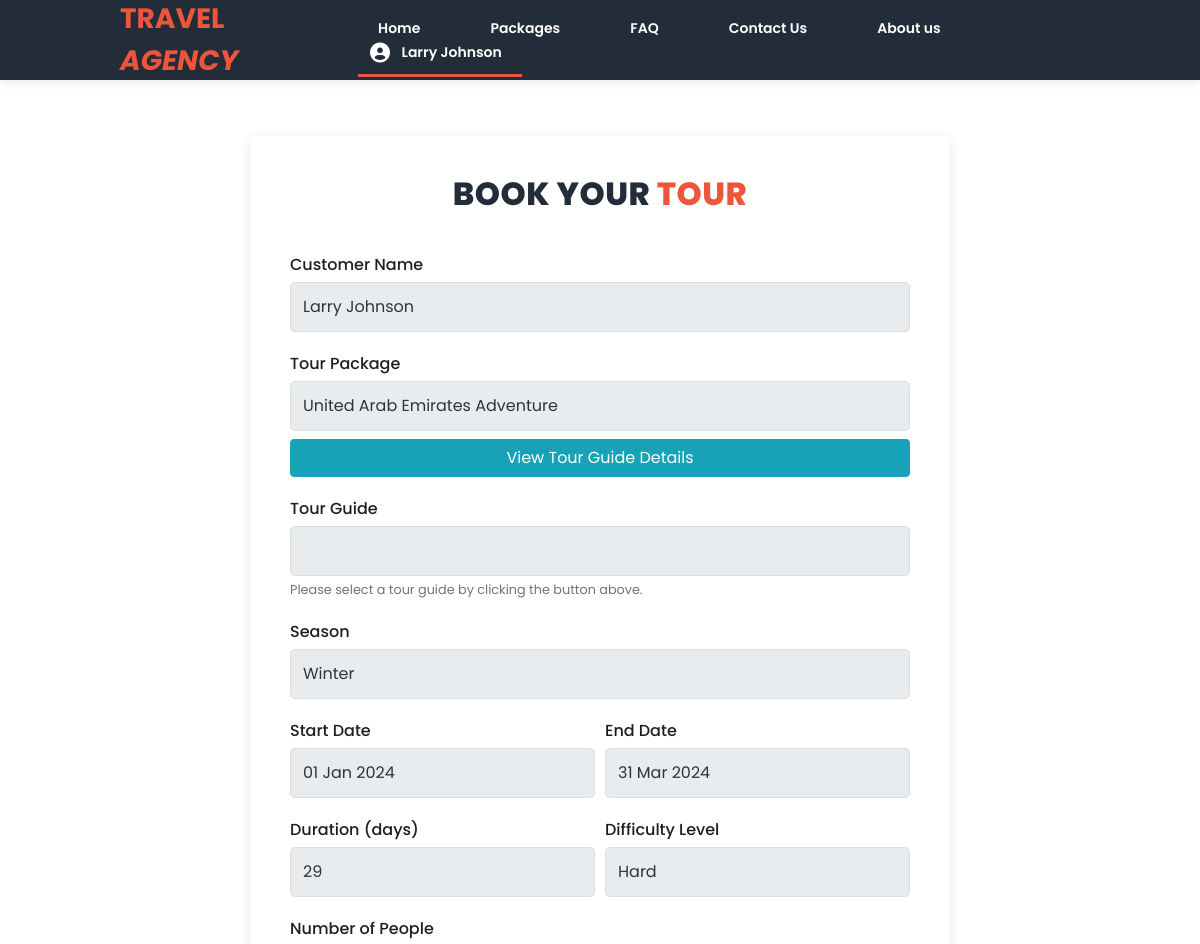
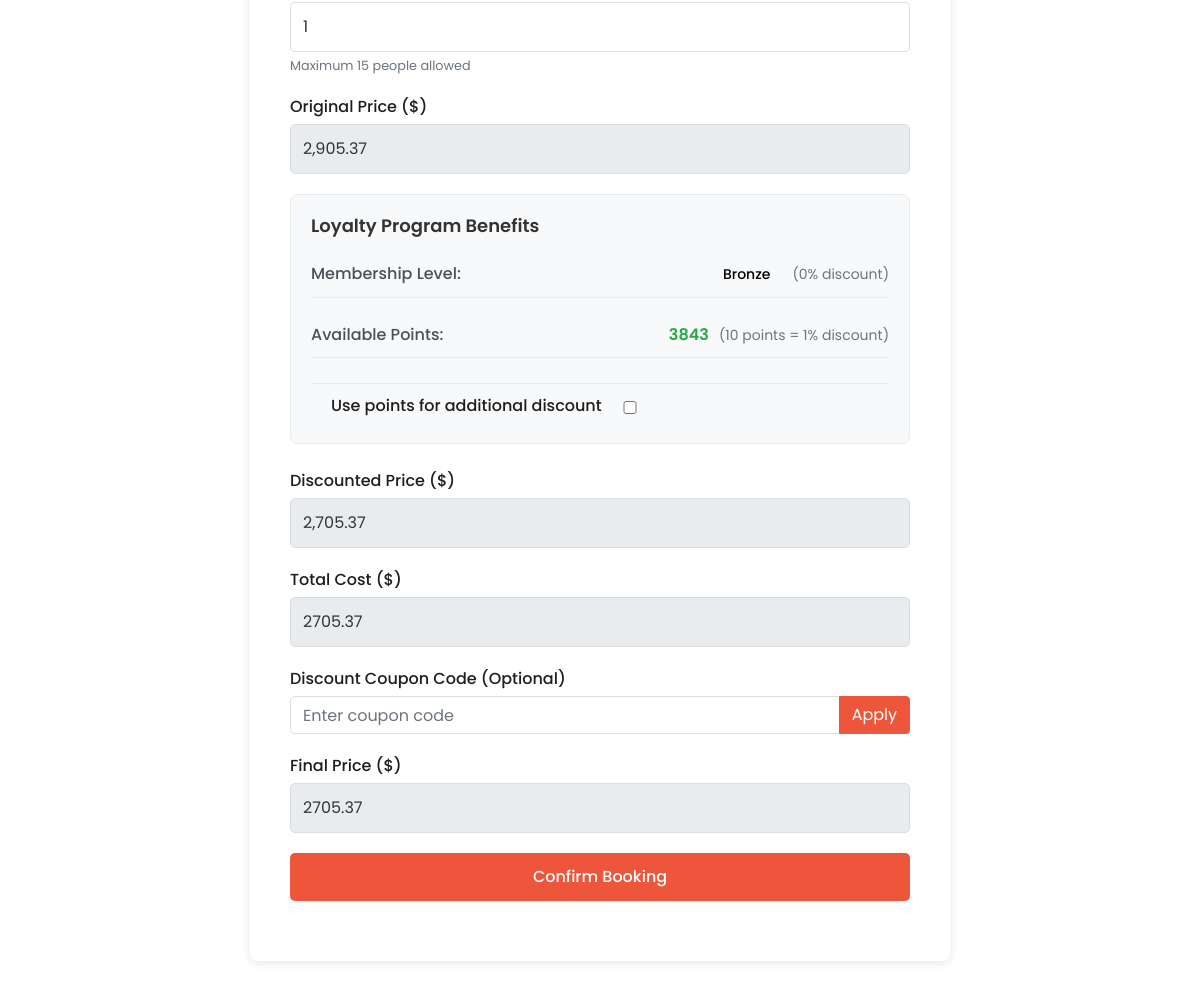
/booking.php?package_id=1&pricing_id=1&season=Winter&start_date=2024-01-01&end_date=2024-03-31&duration=29&difficulty=Hard&price=2705.37 (signed in), run on the app's committed database (2 pictures, top to bottom).
### tables this page shows
CREATE TABLE Customer (
    Customer_ID INT AUTO_INCREMENT PRIMARY KEY,
    Name VARCHAR(100) NOT NULL,
    Email VARCHAR(100) UNIQUE NOT NULL, 
    Phone VARCHAR(20) UNIQUE NOT NULL,
    Address TEXT,
    Date_Of_Birth DATE,
    Nationality VARCHAR(50),
    User_Type ENUM('Regular', 'Admin') NOT NULL,
    Password VARCHAR(20) NOT NULL
);

CREATE TABLE TourPackagePricing (
    Pricing_ID INT AUTO_INCREMENT PRIMARY KEY,
    TourPackage_ID INT,
    Season VARCHAR(50) NOT NULL,
    Price DECIMAL(10,2) NOT NULL,
    Start_Date DATE NOT NULL,
    End_Date DATE NOT NULL,
    Discounted_Price DECIMAL(10,2),
    FOREIGN KEY (TourPackage_ID) REFERENCES TourPackage(TourPackage_ID) ON DELETE CASCADE
);

CREATE TABLE TourPackage (
    TourPackage_ID INT AUTO_INCREMENT PRIMARY KEY,
    Name VARCHAR(100) NOT NULL,
    Price DECIMAL(10,2) NOT NULL,
    Duration INT NOT NULL,
    Max_People INT,
    Difficulty_Level ENUM('Easy', 'Moderate', 'Hard'),
    Description TEXT,
    Image_URL VARCHAR(255)
);

CREATE TABLE LoyaltyProgram (
    Customer_ID INT PRIMARY KEY,
    Points INT DEFAULT 0,
    Membership_Level ENUM('Bronze', 'Silver', 'Gold', 'Platinum') DEFAULT 'Bronze',
    Total_Bookings INT DEFAULT 0,
    FOREIGN KEY (Customer_ID) REFERENCES Customer(Customer_ID) ON DELETE CASCADE
);

### booking.php (the view, shortened to what this page needs)
<?php
require_once 'includes/db_connection.php';
$package_id = isset($_GET['package_id']) ? (int)$_GET['package_id'] : 0;
$pricing_id = isset($_GET['pricing_id']) ? (int)$_GET['pricing_id'] : 0;
$season = isset($_GET['season']) ? $_GET['season'] : '';
$start_date = isset($_GET['start_date']) ? $_GET['start_date'] : '';
$end_date = isset($_GET['end_date']) ? $_GET['end_date'] : '';
$duration = isset($_GET['duration']) ? (int)$_GET['duration'] : 0;
$difficulty = isset($_GET['difficulty']) ? $_GET['difficulty'] : '';
$price = isset($_GET['price']) ? (float)$_GET['price'] : 0;
$customer_sql = "SELECT Name FROM Customer WHERE Customer_ID = ?";
$customer_stmt = $conn->prepare($customer_sql);
$customer_stmt->bind_param("i", $_SESSION['customer_id']);
$customer_stmt->execute();
$customer_result = $customer_stmt->get_result();
$customer = $customer_result->fetch_assoc();
$loyalty_sql = "SELECT Points, Membership_Level FROM LoyaltyProgram WHERE Customer_ID = ?";
$loyalty_stmt = $conn->prepare($loyalty_sql);
$loyalty_stmt->bind_param("i", $_SESSION['customer_id']);
$loyalty_stmt->execute();
$loyalty_result = $loyalty_stmt->get_result();
$loyalty = $loyalty_result->fetch_assoc();
$membership_discount = 0;
$package_sql = "SELECT tp.Name, tp.Duration, tp.Max_People, tp.Difficulty_Level,
                tpp.Season, tpp.Start_Date, tpp.End_Date, tpp.Price, tpp.Discounted_Price
                FROM TourPackage tp
                LEFT JOIN TourPackagePricing tpp ON tp.TourPackage_ID = tpp.TourPackage_ID
                WHERE tp.TourPackage_ID = ?";
if ($pricing_id) {
    $package_sql .= " AND tpp.Pricing_ID = ?";
}
$package_stmt = $conn->prepare($package_sql);
if ($pricing_id) {
    $package_stmt->bind_param("ii", $package_id, $pricing_id);
} else {
    $package_stmt->bind_param("i", $package_id);
}
$package_stmt->execute();
$package_result = $package_stmt->get_result();
$package = $package_result->fetch_assoc();
$season = $package['Season'] ?? $season;
$start_date = $package['Start_Date'] ?? $start_date;
$end_date = $package['End_Date'] ?? $end_date;
$duration = $package['Duration'] ?? $duration;
$difficulty = $package['Difficulty_Level'] ?? $difficulty;
$price = $package['Discounted_Price'] ?? $price;
?>
<!DOCTYPE html>
<html lang="en">
<head>
    <link rel="stylesheet" type="text/css" href="assets/css/bootstrap.min.css">
    <link rel="stylesheet" type="text/css" href="assets/css/font-awesome.css">
    <link rel="stylesheet" type="text/css" href="./assets/css/booking.css">
    <link rel="stylesheet" type="text/css" href="./assets/css/nav.css">
</head>
<body>
<header class="header-area header-sticky">
    <div class="container">
        <div class="row">
            <div class="col-12">
                <nav class="main-nav">
                    <a href="index.html" class="logo">Travel <em>Agency</em></a>
                    <ul class="nav">
                    <li><a href="index.php">Home</a></li>
                    <li><a href="packages.php">Packages</a></li>
                    <li><a href="faq.php">FAQ</a></li>
                    <li><a href="contact.php">Contact Us</a></li>
                    <li><a href="about.php">About us</a></li>
                    <?php if (isset($_SESSION['customer_id'])): ?>
                        <li class="nav-item dropdown">
                            <a href="#" class="dropdown active" id="profileDropdown" data-toggle="dropdown" aria-haspopup="true" aria-expanded="false">
                                <i class="fa fa-user-circle"></i> <?php echo htmlspecialchars($_SESSION['name']); ?>
                            </a>
                        </li>
                    <?php else: ?>
                        <li><a href="login.php">Login</a></li>
                    <?php endif; ?>
                </ul>
                </nav>
            </div>
        </div>
    </div>
</header>
    <section class="booking-section">
        <div class="container">
            <div class="booking-container">
                <div class="section-heading">
                    <h2>Book Your <em>Tour</em></h2>
                </div>
                <form id="bookingForm" action="process_booking.php" method="POST">
                    <div class="form-group">
                        <label for="customer_name">Customer Name</label>
                        <input type="text" id="customer_name" name="customer_name" value="<?php echo htmlspecialchars($customer['Name']); ?>" readonly>
                    </div>
                    <div class="form-group">
                        <label for="tour_package">Tour Package</label>
                        <input type="text" id="tour_package" name="tour_package" value="<?php echo htmlspecialchars($package['Name']); ?>" readonly>
                        <a href="tour_guide.php?package_id=<?php echo $package_id; ?>" class="btn btn-info mt-2 w-100">View Tour Guide Details</a>
                    </div>
                    <div class="form-group">
                        <label for="tour_guide">Tour Guide</label>
                        <?php
                        $guide_name = isset($_GET['guide_name']) ? $_GET['guide_name'] : '';
                        ?>
                        <input type="text" id="tour_guide" name="tour_guide" value="<?php echo htmlspecialchars($guide_name); ?>" readonly>
                        <?php if (empty($guide_name)): ?>
                            <small class="form-text text-muted">Please select a tour guide by clicking the button above.</small>
                        <?php endif; ?>
                    </div>
                    <div class="form-group">
                        <label for="season">Season</label>
                        <input type="text" id="season" name="season" value="<?php echo htmlspecialchars($season); ?>" readonly>
                    </div>
                    <div class="form-row">
                        <div class="form-group col-md-6">
                            <label for="start_date">Start Date</label>
                            <input type="text" id="start_date" name="start_date" value="<?php echo date('d M Y', strtotime($start_date)); ?>" readonly>
                        </div>
                        <div class="form-group col-md-6">
                            <label for="end_date">End Date</label>
                            <input type="text" id="end_date" name="end_date" value="<?php echo date('d M Y', strtotime($end_date)); ?>" readonly>
                        </div>
                    </div>
                    <div class="form-row">
                        <div class="form-group col-md-6">
                            <label for="duration">Duration (days)</label>
                            <input type="text" id="duration" name="duration" value="<?php echo $duration; ?>" readonly>
                        </div>
                        <div class="form-group col-md-6">
                            <label for="difficulty">Difficulty Level</label>
                            <input type="text" id="difficulty" name="difficulty" value="<?php echo htmlspecialchars($difficulty); ?>" readonly>
                        </div>
                    </div>
                    <div class="form-group">
                        <label for="number_of_people">Number of People</label>
                        <input type="number" id="number_of_people" name="number_of_people" min="1" max="<?php echo $package['Max_People']; ?>" value="1" required>
                        <small class="form-text text-muted">Maximum <?php echo $package['Max_People']; ?> people allowed</small>
                    </div>
                    <div class="form-group">
                        <label for="original_price">Original Price ($)</label>
                        <input type="text" id="original_price" name="original_price" value="<?php echo number_format($package['Price'], 2); ?>" readonly>
                    </div>
                    <?php if ($loyalty): ?>
                    <div class="form-group loyalty-info">
                        <h4 class="loyalty-title">Loyalty Program Benefits</h4>
                        <div class="loyalty-details">
                            <div class="membership-level">
                                <div class="label">Membership Level:</div>
                                <div class="value">
                                    <span class="badge badge-<?php
                                        echo $loyalty['Membership_Level'] === 'Platinum' ? 'primary' :
                                            ($loyalty['Membership_Level'] === 'Gold' ? 'warning' :
                                            ($loyalty['Membership_Level'] === 'Silver' ? 'secondary' : 'light'));
                                    ?>">
                                        <?php echo $loyalty['Membership_Level']; ?>
                                    </span>
                                    <span class="discount-info">(<?php echo $membership_discount; ?>% discount)</span>
                                </div>
                            </div>
                            <div class="points-info">
                                <div class="label">Available Points:</div>
                                <div class="value">
                                    <span class="points"><?php echo $loyalty['Points']; ?></span>
                                    <span class="points-info-text">(10 points = 1% discount)</span>
                                </div>
                            </div>
                            <div class="use-points">
                                <div class="form-check">
                                    <input type="checkbox" class="form-check-input" id="use_points" name="use_points" style="margin-left: 10px; margin-top: 7px">
                                    <label class="form-check-label" for="use_points">Use points for additional discount</label>
                                </div>
                            </div>
                        </div>
                    </div>
                    <?php endif; ?>
                    <div class="form-group">
                        <label for="discounted_price">Discounted Price ($)</label>
                        <input type="text" id="discounted_price" name="discounted_price" value="<?php echo number_format($package['Discounted_Price'], 2); ?>" readonly>
                    </div>
                    <div class="form-group">
                        <label for="total_cost">Total Cost ($)</label>
                        <input type="text" id="total_cost" name="total_cost" value="<?php echo number_format($price, 2); ?>" readonly>
                    </div>
                    <div class="form-group">
                        <label for="coupon_code">Discount Coupon Code (Optional)</label>
                        <div class="input-group">
                            <input type="text" id="coupon_code" name="coupon_code" class="form-control" placeholder="Enter coupon code">
                            <div class="input-group-append">
                                <button type="button" id="apply_coupon" class="btn btn-primary">Apply</button>
                            </div>
                        </div>
                    </div>
                    <div class="form-group">
                        <label for="final_price">Final Price ($)</label>
                        <input type="text" id="final_price" name="final_price" readonly>
                    </div>
                    <div class="form-group text-center">
                        <button type="button" id="confirmBooking" class="btn-submit">Confirm Booking</button>
                    </div>
                </form>
            </div>
        </div>
    </section>
    <link rel="stylesheet" href="https://cdnjs.cloudflare.com/ajax/libs/font-awesome/6.4.2/css/all.min.css">
</body>
</html>

### assets/css/booking.css (style rules this page uses)
body { font-family: 'Poppins', sans-serif; background-color: #ffffff; color: #333; margin: 0; padding: 55px; }
.booking-section { padding: 80px 0; }
.booking-container { max-width: 700px; margin: 0 auto; background: #fff; padding: 40px; border-radius: 8px; box-shadow: 0 2px 10px rgba(0, 0, 0, 0.1); }
.section-heading { text-align: center; margin-bottom: 40px; }
.form-group { margin-bottom: 20px; }
.form-group label { font-weight: 500; color: #1e1e1e; margin-bottom: 5px; display: block; }
.form-group input, .form-group select { width: 100%; padding: 12px; border: 1px solid #ddd; border-radius: 5px; font-size: 16px; color: #333; }
.form-group input[readonly] { background: #e9ecef; cursor: not-allowed; }
.btn-submit { background: #ed563b; color: #fff; padding: 12px 30px; border: none; border-radius: 5px; font-size: 16px; font-weight: 500; cursor: pointer; transition: all 0.3s ease; display: block; width: 100%; text-align: center; position: relative; }
.section-heading h2 { font-weight: 800; color: #232d39; text-transform: uppercase; letter-spacing: 0.5px; }
.section-heading h2 em { font-style: normal; color: #ed563b; }

### assets/css/nav.css (style rules this page uses)
.main-nav { background: #232d39; width: 100%; height: 80px; padding: 0 10%; display: flex; align-items: center; justify-content: space-between; position: fixed; top: 0; left: 0; z-index: 1000; box-shadow: 0 2px 10px rgba(0, 0, 0, 0.1); }
.main-nav .logo { font-size: 28px; font-weight: 700; color: #ed563b; text-transform: uppercase; text-decoration: none; }
.main-nav ul.nav { list-style: none; padding: 0; margin: 0; display: flex; }
.main-nav ul.nav li { display: inline-block; margin-left: 30px; }
.main-nav ul.nav li a { text-decoration: none; font-size: 14px; font-weight: 600; color: #fff; padding: 20px; position: relative; transition: color 0.3s ease-in-out; }
.main-nav ul.nav li a::after { content: ""; position: absolute; left: 0; bottom: 5px; width: 0; height: 3px; background: #ed563b; transition: width 0.4s ease-in-out; }
.main-nav ul.nav li a.active { position: relative; }
.main-nav ul.nav li a.active::after { content: ""; position: absolute; left: 0; bottom: 5px; width: 100%; height: 3px; background: #ed563b; }
.fa-user-circle { position: relative; font-size: 20px; top: 3px; right: 8px; }
.btn-primary { border-color: #ed563b; background-color: #ed563b; }
a { color: #ed563b; }
header, .header-area, .main-nav, .main-nav .logo, .main-nav .nav li a { transition: none !important; }

### booking.php (style rules this page uses)
.loyalty-info { background-color: #f8f9fa; padding: 20px; border-radius: 8px; margin-bottom: 25px; border: 1px solid #e9ecef; }
.loyalty-title { color: #333; font-size: 18px; margin-bottom: 15px; font-weight: 600; }
.loyalty-details { display: flex; flex-direction: column; gap: 15px; }
.membership-level, .points-info { display: flex; justify-content: space-between; align-items: center; padding: 10px 0; border-bottom: 1px solid #e9ecef; }
.label { font-weight: 500; color: #495057; }
.value { display: flex; align-items: center; gap: 10px; }
.badge { padding: 6px 12px; font-size: 14px; font-weight: 500; }
.badge-light { background-color: #f8f9fa; color: #000; }
.discount-info, .points-info-text { color: #6c757d; font-size: 14px; }
.points { font-weight: 600; color: #28a745; }
.use-points { margin-top: 10px; padding-top: 10px; border-top: 1px solid #e9ecef; }
.form-check { margin: 0; }
.form-check-input { margin-top: 0.3rem; }

### data on the page
customer: customer_name "Larry Johnson"
tourpackagepricing: tour_package "United Arab Emirates Adventure", TourPackage_ID.Max_People "15", original_price "2,905.37", discounted_price "2,705.37"
loyaltyprogram: Membership_Level "Bronze", Points "3843"

### other printed values
$_SESSION['name'] "Larry Johnson"
$membership_discount "0"
